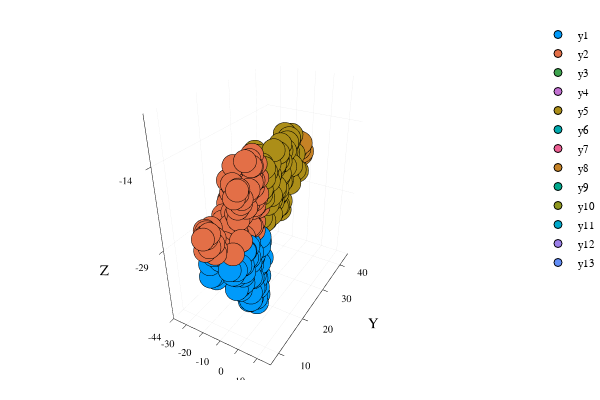

Notebook code cell kept with this figure:
### Code cell
i = 2
j = 1
k = 1
ploteo = scatter(nodo[i][j][k].xyz[:, 1], nodo[i][j][k].xyz[:, 2],
    nodo[i][j][k].xyz[:, 3],
xlim = (x_min, x_max), ylim = (y_min, y_max), zlim = (z_min, z_max),
xlabel = "X", ylabel = "Y", zlabel = "Z")

#for i = 3:3
    for j = 1:4
        for k = 2:ncells
            ploteo = scatter!(nodo[i][j][k].xyz[:, 1], nodo[i][j][k].xyz[:, 2],
            nodo[i][j][k].xyz[:, 3],
            xlim = (x_min, x_max), ylim = (y_min, y_max), zlim = (z_min, z_max),
            xlabel = "X", ylabel = "Y", zlabel = "Z",
            zticks = collect(z_min:cutoff:z_max))
        end
    end
#end
ploteo

### Figure 1 — Plotly figure (JSON) as saved in the notebook; plotly's stock layout.template omitted (floating-point values rounded to 4 significant figures; data arrays with more than 128 entries replaced by an {"elided": "..."} marker saying what was removed)
{"data": [{"colorbar": {"title": ""}, "hoverinfo": "text", "legendgroup": "y1", "marker": {"color": "rgba(0, 154, 250, 1.000)", "line": {"color": "rgba(0, 0, 0, 1)", "width": 1}, "size": 8, "symbol": "circle"}, "mode": "markers", "name": "y1", "showlegend": true, "text": {"elided": "150 null values"}, "type": "scatter3d", "x": {"elided": "150 float values"}, "xaxis": "x", "y": {"elided": "150 float values"}, "yaxis": "y", "z": {"elided": "150 float values"}}, {"colorbar": {"title": ""}, "hoverinfo": "text", "legendgroup": "y2", "marker": {"color": "rgba(227, 111, 71, 1.000)", "line": {"color": "rgba(0, 0, 0, 1)", "width": 1}, "size": 8, "symbol": "circle"}, "mode": "markers", "name": "y2", "showlegend": true, "text": {"elided": "153 null values"}, "type": "scatter3d", "x": {"elided": "153 float values"}, "xaxis": "x", "y": {"elided": "153 float values"}, "yaxis": "y", "z": {"elided": "153 float values"}}, {"colorbar": {"title": ""}, "hoverinfo": "text", "legendgroup": "y3", "marker": {"color": "rgba(62, 164, 78, 1.000)", "line": {"color": "rgba(0, 0, 0, 1)", "width": 1}, "size": 8, "symbol": "circle"}, "mode": "markers", "name": "y3", "showlegend": true, "text": [null], "type": "scatter3d", "x": [0], "xaxis": "x", "y": [0], "yaxis": "y", "z": [0]}, {"colorbar": {"title": ""}, "hoverinfo": "text", "legendgroup": "y4", "marker": {"color": "rgba(195, 113, 210, 1.000)", "line": {"color": "rgba(0, 0, 0, 1)", "width": 1}, "size": 8, "symbol": "circle"}, "mode": "markers", "name": "y4", "showlegend": true, "text": [null], "type": "scatter3d", "x": [0], "xaxis": "x", "y": [0], "yaxis": "y", "z": [0]}, {"colorbar": {"title": ""}, "hoverinfo": "text", "legendgroup": "y5", "marker": {"color": "rgba(172, 142, 24, 1.000)", "line": {"color": "rgba(0, 0, 0, 1)", "width": 1}, "size": 8, "symbol": "circle"}, "mode": "markers", "name": "y5", "showlegend": true, "text": {"elided": "203 null values"}, "type": "scatter3d", "x": {"elided": "203 float values"}, "xaxis": "x", "y": {"elided": "203 float values"}, "yaxis": "y", "z": {"elided": "203 float values"}}, {"colorbar": {"title": ""}, "hoverinfo": "text", "legendgroup": "y6", "marker": {"color": "rgba(0, 170, 174, 1.000)", "line": {"color": "rgba(0, 0, 0, 1)", "width": 1}, "size": 8, "symbol": "circle"}, "mode": "markers", "name": "y6", "showlegend": true, "text": [null], "type": "scatter3d", "x": [0], "xaxis": "x", "y": [0], "yaxis": "y", "z": [0]}, {"colorbar": {"title": ""}, "hoverinfo": "text", "legendgroup": "y7", "marker": {"color": "rgba(237, 94, 147, 1.000)", "line": {"color": "rgba(0, 0, 0, 1)", "width": 1}, "size": 8, "symbol": "circle"}, "mode": "markers", "name": "y7", "showlegend": true, "text": [null], "type": "scatter3d", "x": [0], "xaxis": "x", "y": [0], "yaxis": "y", "z": [0]}, {"colorbar": {"title": ""}, "hoverinfo": "text", "legendgroup": "y8", "marker": {"color": "rgba(198, 130, 37, 1.000)", "line": {"color": "rgba(0, 0, 0, 1)", "width": 1}, "size": 8, "symbol": "circle"}, "mode": "markers", "name": "y8", "showlegend": true, "text": [null, null, null, null, null], "type": "scatter3d", "x": [-9.214, -8.318, -8.5, -10.85, -8.235], "xaxis": "x", "y": [38.62, 38.33, 37.1, 38.12, 37.44], "yaxis": "y", "z": [-20.36, -19.59, -18.64, -17.72, -17.64]}, {"colorbar": {"title": ""}, "hoverinfo": "text", "legendgroup": "y9", "marker": {"color": "rgba(0, 169, 141, 1.000)", "line": {"color": "rgba(0, 0, 0, 1)", "width": 1}, "size": 8, "symbol": "circle"}, "mode": "markers", "name": "y9", "showlegend": true, "text": [null], "type": "scatter3d", "x": [0], "xaxis": "x", "y": [0], "yaxis": "y", "z": [0]}, {"colorbar": {"title": ""}, "hoverinfo": "text", "legendgroup": "y10", "marker": {"color": "rgba(142, 151, 30, 1.000)", "line": {"color": "rgba(0, 0, 0, 1)", "width": 1}, "size": 8, "symbol": "circle"}, "mode": "markers", "name": "y10", "showlegend": true, "text": [null], "type": "scatter3d", "x": [0], "xaxis": "x", "y": [0], "yaxis": "y", "z": [0]}, {"colorbar": {"title": ""}, "hoverinfo": "text", "legendgroup": "y11", "marker": {"color": "rgba(0, 169, 204, 1.000)", "line": {"color": "rgba(0, 0, 0, 1)", "width": 1}, "size": 8, "symbol": "circle"}, "mode": "markers", "name": "y11", "showlegend": true, "text": [null], "type": "scatter3d", "x": [0], "xaxis": "x", "y": [0], "yaxis": "y", "z": [0]}, {"colorbar": {"title": ""}, "hoverinfo": "text", "legendgroup": "y12", "marker": {"color": "rgba(155, 127, 233, 1.000)", "line": {"color": "rgba(0, 0, 0, 1)", "width": 1}, "size": 8, "symbol": "circle"}, "mode": "markers", "name": "y12", "showlegend": true, "text": [null], "type": "scatter3d", "x": [0], "xaxis": "x", "y": [0], "yaxis": "y", "z": [0]}, {"colorbar": {"title": ""}, "hoverinfo": "text", "legendgroup": "y13", "marker": {"color": "rgba(97, 141, 246, 1.000)", "line": {"color": "rgba(0, 0, 0, 1)", "width": 1}, "size": 8, "symbol": "circle"}, "mode": "markers", "name": "y13", "showlegend": true, "text": [null], "type": "scatter3d", "x": [0], "xaxis": "x", "y": [0], "yaxis": "y", "z": [0]}], "layout": {"annotations": [], "height": 400, "legend": {"bgcolor": "rgba(255, 255, 255, 1.000)", "bordercolor": "rgba(0, 0, 0, 1)", "font": {"color": "rgba(0, 0, 0, 1)", "family": "sans-serif", "size": 11}, "tracegroupgap": 0, "x": 1, "y": 1}, "margin": {"b": 20, "l": 0, "r": 0, "t": 20}, "paper_bgcolor": "rgba(255, 255, 255, 1.000)", "plot_bgcolor": "rgba(255, 255, 255, 1.000)", "scene": {"aspectmode": "auto", "aspectratio": {"x": 0.6785, "y": 1.142, "z": 1.291}, "camera": {"eye": {"x": 1.126, "y": -1.95, "z": 1.3}}, "xaxis": {"anchor": "y1", "domain": [0.06165, 0.9934], "gridcolor": "rgba(0, 0, 0, 0.1)", "gridwidth": 0.5, "linecolor": "rgba(0, 0, 0, 1)", "mirror": false, "range": [-38, 17], "showgrid": true, "showline": true, "showticklabels": true, "tickangle": 0, "tickcolor": "rgb(0, 0, 0)", "tickfont": {"color": "rgba(0, 0, 0, 1)", "family": "sans-serif", "size": 11}, "tickmode": "array", "ticks": "inside", "ticktext": ["-30", "-20", "-10", "0", "10"], "tickvals": [-30, -20, -10, 0, 10], "title": "X", "titlefont": {"color": "rgba(0, 0, 0, 1)", "family": "sans-serif", "size": 15}, "type": "linear", "visible": true, "zeroline": false, "zerolinecolor": "rgba(0, 0, 0, 1)"}, "yaxis": {"anchor": "x1", "domain": [0.07581, 0.9902], "gridcolor": "rgba(0, 0, 0, 0.1)", "gridwidth": 0.5, "linecolor": "rgba(0, 0, 0, 1)", "mirror": false, "range": [7, 45], "showgrid": true, "showline": true, "showticklabels": true, "tickangle": 0, "tickcolor": "rgb(0, 0, 0)", "tickfont": {"color": "rgba(0, 0, 0, 1)", "family": "sans-serif", "size": 11}, "tickmode": "array", "ticks": "inside", "ticktext": ["10", "20", "30", "40"], "tickvals": [10, 20, 30, 40], "title": "Y", "titlefont": {"color": "rgba(0, 0, 0, 1)", "family": "sans-serif", "size": 15}, "type": "linear", "visible": true, "zeroline": false, "zerolinecolor": "rgba(0, 0, 0, 1)"}, "zaxis": {"gridcolor": "rgba(0, 0, 0, 0.1)", "gridwidth": 0.5, "linecolor": "rgba(0, 0, 0, 1)", "mirror": false, "range": [-44, -6], "showgrid": true, "showline": true, "showticklabels": true, "tickangle": 0, "tickcolor": "rgb(0, 0, 0)", "tickfont": {"color": "rgba(0, 0, 0, 1)", "family": "sans-serif", "size": 11}, "tickmode": "array", "ticks": "inside", "ticktext": ["-44", "-29", "-14"], "tickvals": [-44, -29, -14], "title": "Z", "titlefont": {"color": "rgba(0, 0, 0, 1)", "family": "sans-serif", "size": 15}, "type": "linear", "visible": true, "zeroline": false, "zerolinecolor": "rgba(0, 0, 0, 1)"}}, "showlegend": true, "width": 600}}
